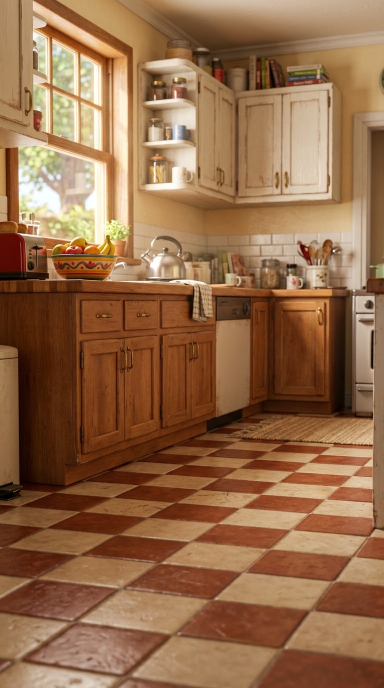
#> input picture gen/rig/kitchen.png, 768 x 1376 px, found by its file name (shown at 1/2 size); its folder holds 5 pictures in this run
$ python scene_test.py
#> lines starting #> are read from the running program, lines starting #| are printed output that depends on the picture
"""Ruhige Testszene (Kueche): Bongo + Eimer aus den Flow-Teilen.
Aufruf: python src/flowrig/scene_test.py [voice.wav]  ->  output/flowtest/bongo_flowtest_v1.mp4"""
import os, sys, subprocess, numpy as np, cv2
from PIL import Image, ImageDraw, ImageFont

W, H, FPS, DUR = 1080, 1920, 30, 7.6
RIG = 'gen/rig'; OUT = 'output/flowtest'
FACES = ['neutral', 'blink', 'talk', 'talk2', 'shock', 'shout', 'sus', 'smug']

def ease(x):
    x = min(max(x, 0.0), 1.0); return x * x * (3 - 2 * x)

def load_sprite(name):
    im = cv2.imread(f'{RIG}/{name}.png', -1).astype(np.float32)
    a = (im[..., 3] > 40).astype(np.uint8)
    n, lab, st, _ = cv2.connectedComponentsWithStats(a)           # Randkruemel entfernen
    big = 1 + int(np.argmax(st[1:, cv2.CC_STAT_AREA]))
    keep = cv2.dilate((lab == big).astype(np.uint8), np.ones((9, 9), np.uint8))
    im[..., 3] *= keep
    im[..., :3] *= im[..., 3:4] / 255                              # vormultipliziert
    return im

def place(canvas, spr, anchor, pos, sx, sy, rot=0.0):
    """Sprite so auf die Leinwand legen, dass 'anchor' (Sprite-Pixel) auf 'pos' landet."""
    c, s = np.cos(rot), np.sin(rot)
    M = np.array([[sx * c, -sy * s, 0], [sx * s, sy * c, 0]], np.float32)
    M[:, 2] = np.array(pos) - M[:, :2] @ np.array(anchor)
    w = cv2.warpAffine(spr, M, (W, H), flags=cv2.INTER_LINEAR, borderValue=0)
    a = w[..., 3:4] / 255
    canvas *= (1 - a); canvas += w[..., :3]

def shadow(canvas, cx, cy, rx, ry, strength):
    m = np.zeros((H, W), np.float32)
    cv2.ellipse(m, (int(cx), int(cy)), (int(rx), int(ry)), 0, 0, 360, 1, -1)
    m = cv2.GaussianBlur(m, (0, 0), max(6, ry * 0.45)) * strength
    canvas *= (1 - m[..., None])

# ---------------------------------------------------------------- Ablauf
# (Start, Ende, Gesicht) – spaetere Eintraege ueberschreiben fruehere
FACE_TL = [
    (0.00, 9.00, 'neutral'), (0.70, 0.82, 'blink'),
    (1.30, 2.25, 'sus'),
    (2.30, 2.44, 'talk'), (2.52, 2.66, 'talk2'),                      # Bon-go
    (2.95, 3.07, 'talk'), (3.12, 3.24, 'talk2'), (3.29, 3.44, 'talk'),  # bu-cke-to
    (3.44, 3.95, 'sus'),
    (3.95, 5.05, 'shock'),
    (5.05, 5.22, 'talk'), (5.28, 5.42, 'talk2'),                      # Bon-go
    (5.55, 5.80, 'shout'), (5.80, 5.90, 'talk'), (5.90, 6.25, 'shout'),  # ban-ga ban-ga
    (6.35, 9.00, 'smug'), (7.00, 7.12, 'blink'),
]
CAPS = [(2.30, 2.90, 'BONGO…'), (2.95, 3.80, 'BUCKETO.'), (5.05, 5.50, 'BONGO'), (5.55, 6.35, 'BANGA BANGA!')]
HOP = (3.55, 3.95)      # Eimer huepft
POP = [3.95, 5.55, 5.90]  # kurze Streck-Impulse bei Reaktion / Rufen

def face_at(t):
    f = 'neutral'
    for a, b, n in FACE_TL:
        if a <= t < b: f = n
    return f

def pop(t):
    v = 0.0
    for p in POP:
        d = t - p
        if 0 <= d < 0.35: v += np.exp(-d * 11) * np.cos(d * 22) * 0.045
    return v

def caption(text):
    font = ImageFont.truetype('C:/Windows/Fonts/ariblk.ttf', 96)
    im = Image.new('RGBA', (W, 220), (0, 0, 0, 0)); d = ImageDraw.Draw(im)
    w = d.textlength(text, font=font)
    d.text(((W - w) / 2, 40), text, font=font, fill=(255, 255, 255, 255), stroke_width=9, stroke_fill=(20, 20, 20, 255))
    a = np.asarray(im).astype(np.float32)
    return a[..., [2, 1, 0]] * a[..., 3:4] / 255, a[..., 3:4] / 255

def main():
    os.makedirs(OUT, exist_ok=True)
    voice = sys.argv[1] if len(sys.argv) > 1 else None
    out = f'{OUT}/bongo_flowtest_v1.mp4'
    bg = cv2.imread(f'{RIG}/kitchen.png')
#> bg is the input picture: shape (1376, 768, 3); mean B, G, R 72.9, 106.2, 147.6
    s = max(W / bg.shape[1], H / bg.shape[0])
#> s = 1.41
    bg = cv2.resize(bg, None, fx=s, fy=s, interpolation=cv2.INTER_CUBIC)
#> bg: shape (1935, 1080, 3)
    y0 = (bg.shape[0] - H) // 2; x0 = (bg.shape[1] - W) // 2
#> after `y0 = (bg.shape[0] - H) // 2`: y0 = 7
#> after `x0 = (bg.shape[1] - W) // 2`: x0 = 0
    bg = cv2.GaussianBlur(bg[y0:y0 + H, x0:x0 + W], (0, 0), 2.2).astype(np.float32) * 0.93
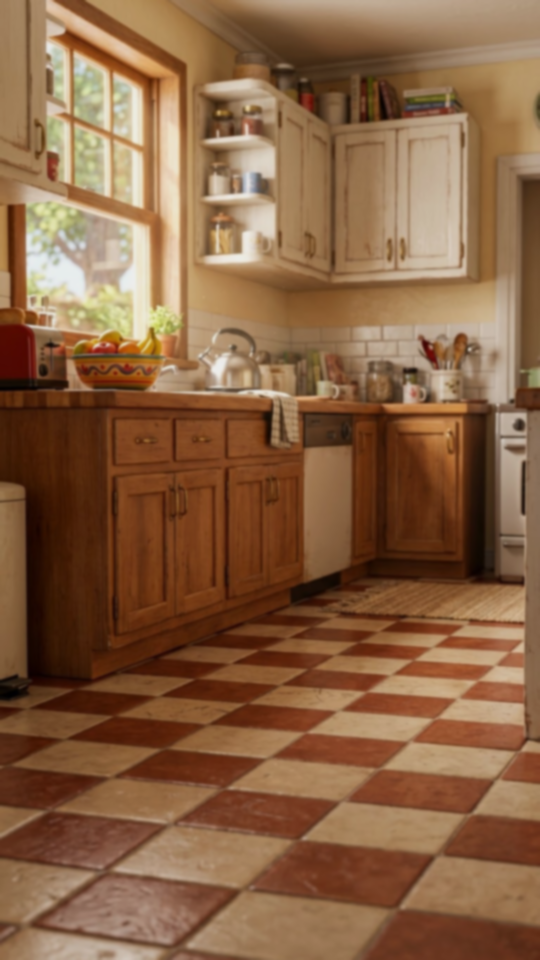
#> bg: shape (1920, 1080, 3) float32 (shown at 1/2 size); mean B, G, R 67.6, 98.5, 137.2
    faces = {n: load_sprite(f'face_{n}') for n in FACES}
    bucket = load_sprite('bucket')
    caps = {c[2]: caption(c[2]) for c in CAPS}
    ys, xs = np.where(faces['neutral'][..., 3] > 40)
    anchor = ((xs.min() + xs.max()) / 2, ys.max() - 6)          # Fusspunkt
    BONGO = (650, 1560); BSC = 1.12
    BK = (235, 1585); KSC = 0.40

    cmd = ['ffmpeg', '-y', '-loglevel', 'error', '-f', 'rawvideo', '-pix_fmt', 'bgr24', '-s', f'{W}x{H}', '-r', str(FPS), '-i', '-']
    if voice: cmd += ['-i', voice]
    cmd += ['-c:v', 'libx264', '-pix_fmt', 'yuv420p', '-crf', '17', '-preset', 'medium']
    cmd += (['-c:a', 'aac', '-b:a', '192k', '-shortest'] if voice else ['-an']) + [out]
    ff = subprocess.Popen(cmd, stdin=subprocess.PIPE)
    stills = {}
    for i in range(int(DUR * FPS)):
        t = i / FPS
        fr = bg.copy()
        # langsamer Push-in (insgesamt ~4 %), sonst steht die Kamera
        z = 1 + 0.04 * ease(t / DUR)
        # Eimer
        h = 0.0; ksx = ksy = 1.0
        if HOP[0] <= t < HOP[1]:
            u = (t - HOP[0]) / (HOP[1] - HOP[0]); h = 70 * 4 * u * (1 - u)
        d = t - HOP[1]
        if 0 <= d < 0.25: ksy = 1 - 0.07 * np.exp(-d * 14) * np.cos(d * 30); ksx = 2 - ksy
        shadow(fr, BK[0], BK[1] - 8, 150 - h * 0.4, 30, 0.42 - h * 0.002); shadow(fr, BK[0], BK[1] - 10, 105 - h * 0.4, 16, 0.5 - h * 0.006)
        place(fr, bucket, (bucket.shape[1] / 2, bucket.shape[0] - 4), (BK[0], BK[1] - h), KSC * ksx, KSC * ksy)
        # Bongo: Atmen + kurze Impulse, sonst ruhig
        br = 0.007 * np.sin(2 * np.pi * t / 3.4)
        p = pop(t)
        sy = BSC * (1 + br + p); sx = BSC * (1 - br * 0.5 - p * 0.6)
        shadow(fr, BONGO[0] - 10, BONGO[1] - 4, 270, 50, 0.50)
        shadow(fr, BONGO[0] - 95, BONGO[1] - 14, 105, 20, 0.45); shadow(fr, BONGO[0] + 95, BONGO[1] - 22, 80, 16, 0.45)
        place(fr, faces[face_at(t)], anchor, BONGO, sx, sy)
        # Untertitel
        for a, b, txt in CAPS:
            if a <= t < b:
                c, al = caps[txt]; k = 1 + 0.10 * np.exp(-(t - a) * 16)
                ch, cw = c.shape[:2]
                c2 = cv2.resize(c, None, fx=k, fy=k); a2 = cv2.resize(al, None, fx=k, fy=k)[..., None]
                oy = (c2.shape[0] - ch) // 2; ox = (c2.shape[1] - cw) // 2
                c2 = c2[oy:oy + ch, ox:ox + cw]; a2 = a2[oy:oy + ch, ox:ox + cw]
                reg = fr[1640:1640 + ch]; reg *= (1 - a2); reg += c2
        if z != 1:
            M = cv2.getRotationMatrix2D((W / 2, 1150), 0, z)
            fr = cv2.warpAffine(fr, M, (W, H), flags=cv2.INTER_LINEAR, borderMode=cv2.BORDER_REFLECT)
        f8 = np.clip(fr, 0, 255).astype(np.uint8)
        ff.stdin.write(f8.tobytes())
        if i in (15, 22, 50, 70, 95, 112, 130, 170, 180, 215): stills[i] = cv2.resize(f8, (432, 768))
    ff.stdin.close(); ff.wait()
    cv2.imwrite(f'{OUT}/bongo_flowtest_v1_sheet.jpg', np.hstack([stills[k] for k in sorted(stills)]))
    print('ok', out)

if __name__ == '__main__':
#> (the run stopped early here; a loop or call above may not have finished)
